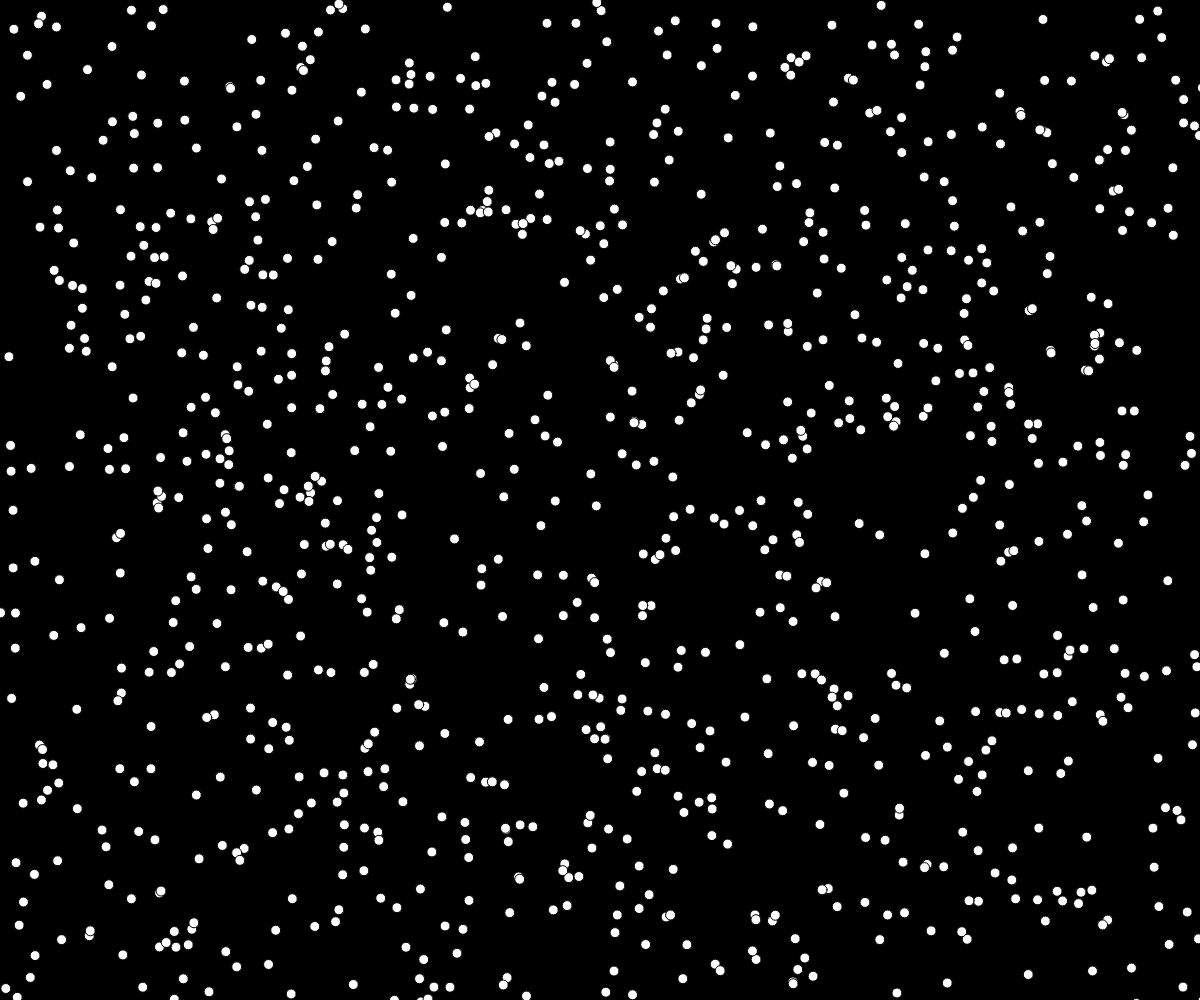
Frame 1 (no input)
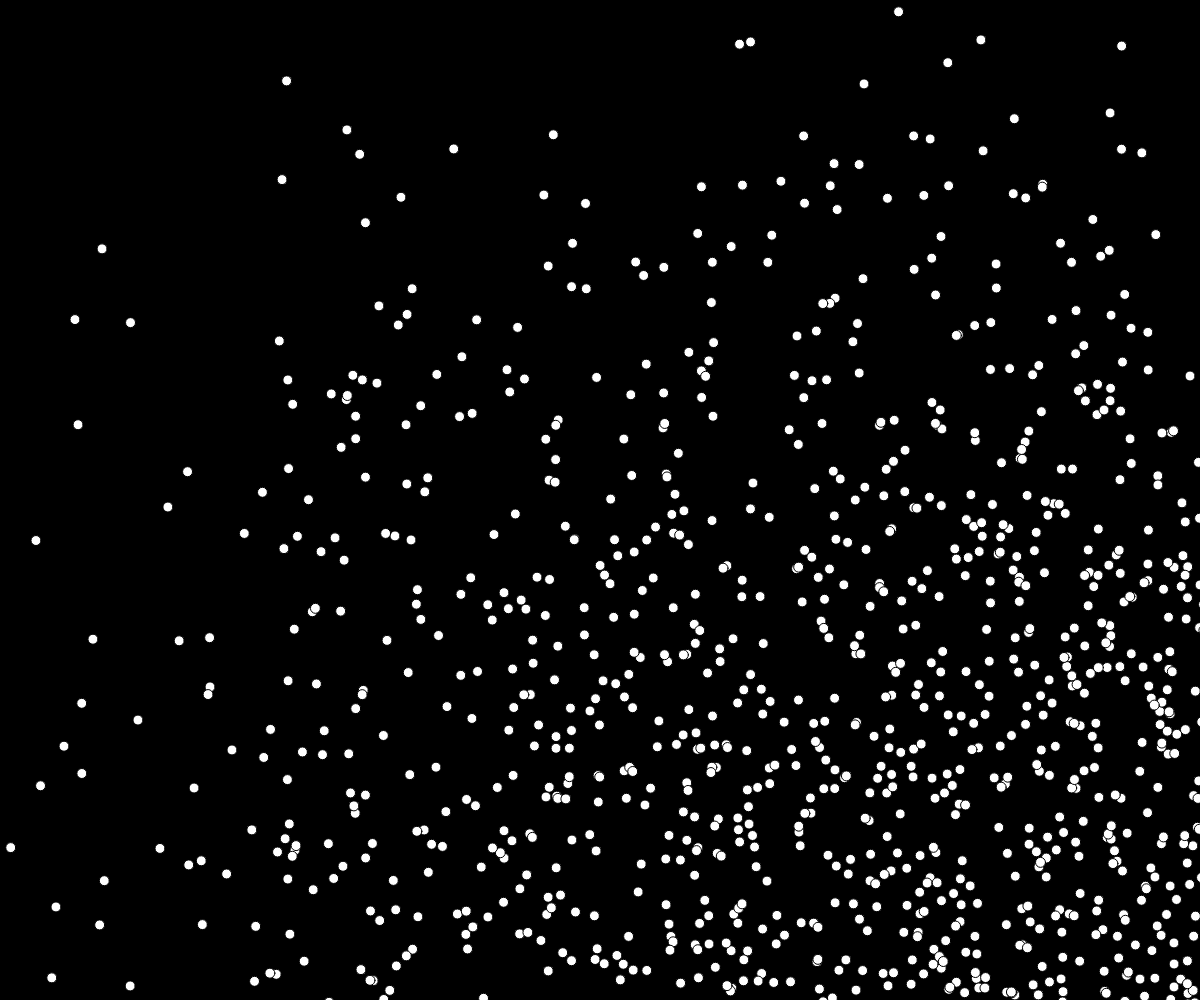
Frame 60 (no input)
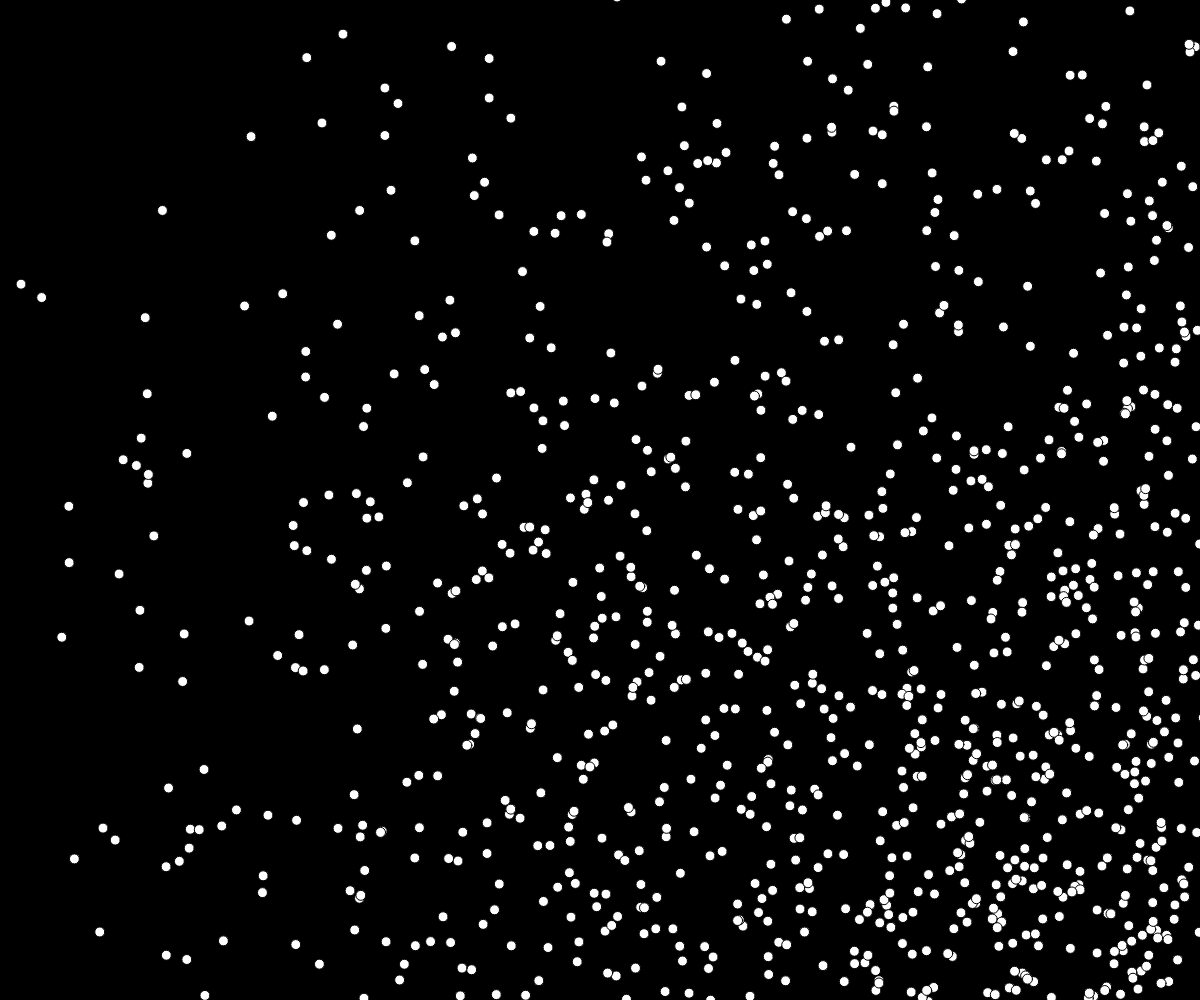
Frame 120 (the mouse pressed at the canvas centre since frame 60)

The p5.js sketch that drew these frames (run headless with seeded random() and noise() and a simulated clock; from frame 60 on, the mouse is pressed at the canvas centre):

// p5.js sketch
// ── sketch.js
// Project Title
// Your Name
// Date
//
// Extra for Experts:
// - describe what you did to take this project "above and beyond"

let movers =[];
function setup() {
  createCanvas(windowWidth, windowHeight);
  for(let i = 0; i < 1000; i++){
    movers.push(new Mover(random(0, width), random(0, height), random(0, 10), random(0, 10)));
  }
}

function draw() {
  background(0);
  for(let i = 0; i < movers.length; i++){
    movers[i].move();
    movers[i].display();
  }
}


function mouseClicked(){
  movers.push(new Mover(mouseX, mouseY, 2));
}


class Mover{

  constructor(x, y, xSpeed, ySpeed){
  
    this.x = x;
    this.y = y;
    this.xSpeed = xSpeed;
    this.ySpeed = ySpeed;
  }

  display(){
    fill(255);
    ellipse(this.x,this.y, 10, 10);

  }
  move(){
    this.x += this.xSpeed;
    this.y += this.ySpeed;
    if(this.x < 0 || this.x > width) this.xSpeed *= -1;
    if(this.y < 0 || this.y > height) this.ySpeed *= -1;
  }
}
